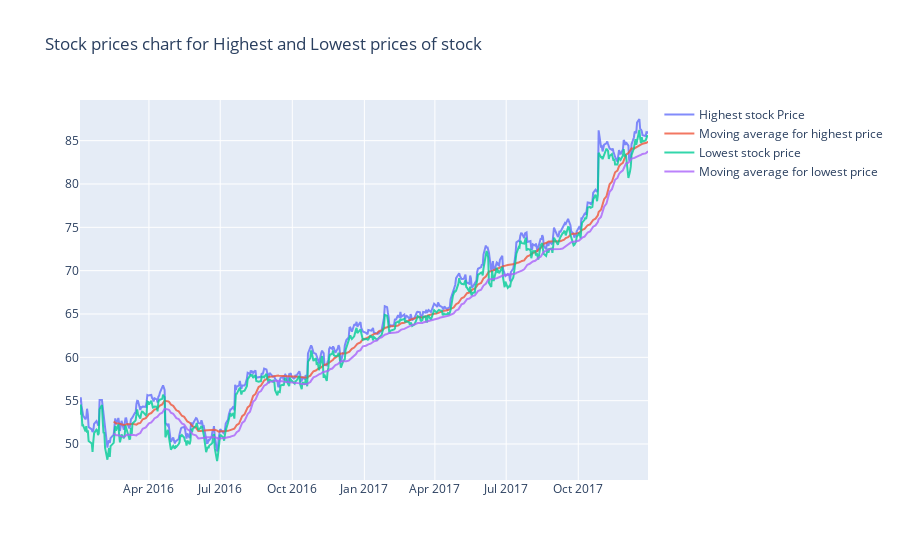

Notebook cell for this chart:
### Markdown cell above
#### For High and Low feature

### Code cell
#First need to create a trace for our data

#Trace for High
trace_1 = go.Scatter(
    x = data_2016_2018.index,
    y = data_2016_2018['High'],
    opacity = 0.8,
    name  = 'Highest stock Price'
    )

#Trace for moving average of High
trace_2 = go.Scatter(
    x = data_2016_2018.index,
    y = data_2016_2018['High'].rolling(window = 30).mean(),
    opacity = 0.8,
    name  = 'Moving average for highest price'
    )

#Trace for Low
trace_3 = go.Scatter(
    x = data_2016_2018.index,
    y = data_2016_2018['Low'],
    opacity = 0.8,
    name = 'Lowest stock price'
    )

#Trace for moving average of Close
trace_4 = go.Scatter(
    x = data_2016_2018.index,
    y = data_2016_2018['Low'].rolling(window = 30).mean(),
    opacity = 0.8,
    name  = 'Moving average for lowest price'
    )


#Creating a layout for labeling and other informations on the graph
layout = go.Layout(
    title = 'Stock prices chart for Highest and Lowest prices of stock',
    showlegend = True
    )

data_high_low= [trace_1, trace_2, trace_3, trace_4]

figure = go.Figure(data = data_high_low, layout=layout)

#For plotting , iplot() is used
iplot(figure)

### Figure 1 — Plotly figure (JSON) as saved in the notebook; plotly's stock layout.template omitted (floating-point values rounded to 4 significant figures; data arrays with more than 128 entries replaced by an {"elided": "..."} marker saying what was removed)
{"data": [{"name": "Highest stock Price", "opacity": 0.8, "type": "scatter", "x": {"elided": "503 str values"}, "y": {"elided": "503 float values"}}, {"name": "Moving average for highest price", "opacity": 0.8, "type": "scatter", "x": {"elided": "503 str values"}, "y": {"elided": "503 float values"}}, {"name": "Lowest stock price", "opacity": 0.8, "type": "scatter", "x": {"elided": "503 str values"}, "y": {"elided": "503 float values"}}, {"name": "Moving average for lowest price", "opacity": 0.8, "type": "scatter", "x": {"elided": "503 str values"}, "y": {"elided": "503 float values"}}], "layout": {"showlegend": true, "title": {"text": "Stock prices chart for Highest and Lowest prices of stock"}}}
